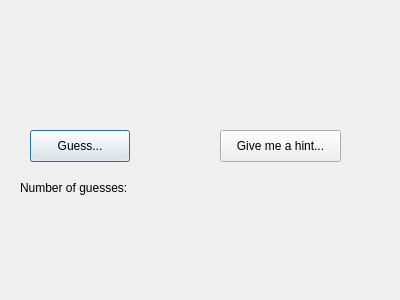
<?xml version="1.0" encoding="UTF-8"?>
<ui version="4.0">
 <class>frmGuess</class>
 <widget class="QDialog" name="frmGuess">
  <property name="geometry">
   <rect>
    <x>0</x>
    <y>0</y>
    <width>400</width>
    <height>300</height>
   </rect>
  </property>
  <property name="windowTitle">
   <string>Guess a number between 1 and 100</string>
  </property>
  <widget class="QPushButton" name="guess_button">
   <property name="geometry">
    <rect>
     <x>30</x>
     <y>130</y>
     <width>100</width>
     <height>32</height>
    </rect>
   </property>
   <property name="text">
    <string>Guess...</string>
   </property>
  </widget>
  <widget class="QPushButton" name="hint_button">
   <property name="geometry">
    <rect>
     <x>220</x>
     <y>130</y>
     <width>121</width>
     <height>32</height>
    </rect>
   </property>
   <property name="text">
    <string>Give me a hint...</string>
   </property>
  </widget>
  <widget class="QLabel" name="guessTextLabel">
   <property name="geometry">
    <rect>
     <x>20</x>
     <y>180</y>
     <width>131</width>
     <height>16</height>
    </rect>
   </property>
   <property name="text">
    <string>Number of guesses:</string>
   </property>
  </widget>
  <widget class="QLabel" name="timesGuessedLabel">
   <property name="geometry">
    <rect>
     <x>170</x>
     <y>160</y>
     <width>171</width>
     <height>16</height>
    </rect>
   </property>
   <property name="text">
    <string/>
   </property>
  </widget>
 </widget>
 <resources/>
 <connections/>
</ui>
